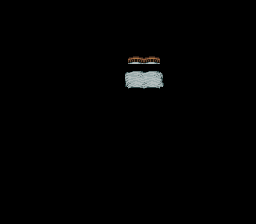

Rendered tile map (Tiled .tmx) drawn with the repository's tilesets; below, a short description and the full map source, tile grids included:
An orthogonal 16x14 tile map with 16x16 px tiles, 1 tile layer (Bedsheet), 2 tilesets.

<map version="1.5" tiledversion="1.7.0" orientation="orthogonal" renderorder="right-down" width="16" height="14" tilewidth="16" tileheight="16" infinite="0" nextlayerid="5" nextobjectid="1">
 <tileset firstgid="1" source="town1.tsx" />
 <tileset firstgid="3251" source="bed.tsx" />
 <layer id="4" name="Bedsheet" width="16" height="14">
  <data encoding="csv">
0,0,0,0,0,0,0,0,0,0,0,0,0,0,0,0,
0,0,0,0,0,0,0,0,0,0,0,0,0,0,0,0,
0,0,0,0,0,0,0,0,0,0,0,0,0,0,0,0,
0,0,0,0,0,0,0,0,3252,3252,0,0,0,0,0,0,
0,0,0,0,0,0,0,3261,3260,3260,3262,0,0,0,0,0,
0,0,0,0,0,0,0,3275,3276,3276,3277,0,0,0,0,0,
0,0,0,0,0,0,0,0,0,0,0,0,0,0,0,0,
0,0,0,0,0,0,0,0,0,0,0,0,0,0,0,0,
0,0,0,0,0,0,0,0,0,0,0,0,0,0,0,0,
0,0,0,0,0,0,0,0,0,0,0,0,0,0,0,0,
0,0,0,0,0,0,0,0,0,0,0,0,0,0,0,0,
0,0,0,0,0,0,0,0,0,0,0,0,0,0,0,0,
0,0,0,0,0,0,0,0,0,0,0,0,0,0,0,0,
0,0,0,0,0,0,0,0,0,0,0,0,0,0,0,0
</data>
 </layer>
</map>
